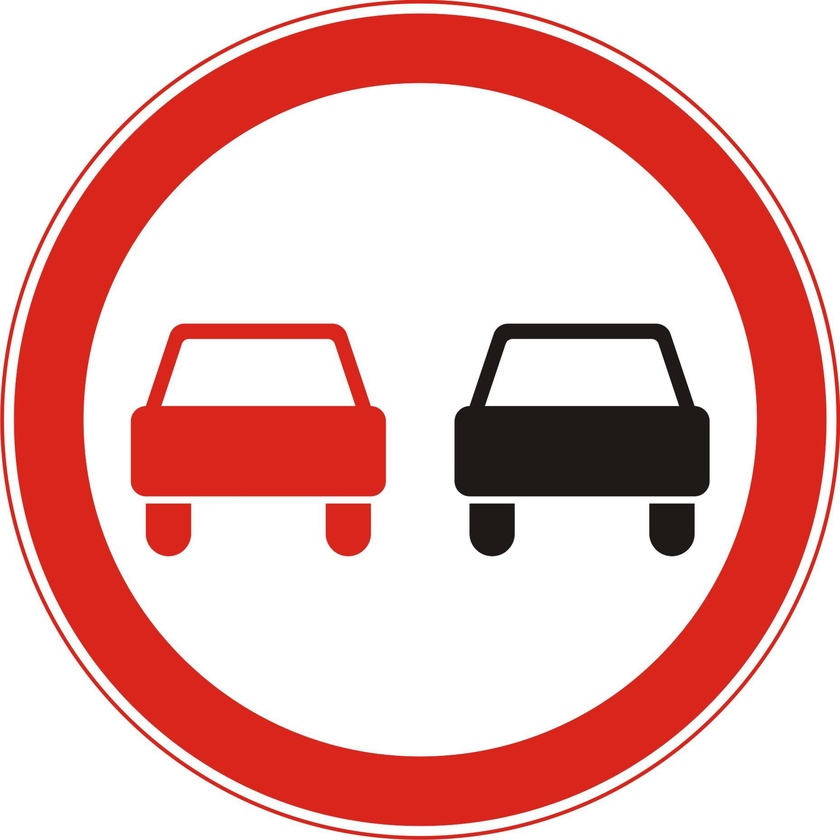
#> input picture Getting Started with Images/img/1.0.jpg, 840 x 840 px, shrunk from 1854 x 1854 before the run
$ python Matplotlib.py
#> lines starting #> are read from the running program, lines starting #| are printed output that depends on the picture
import numpy as np
import cv2
from matplotlib import pyplot as plt

img = cv2.imread('img/1.0.jpg',0)
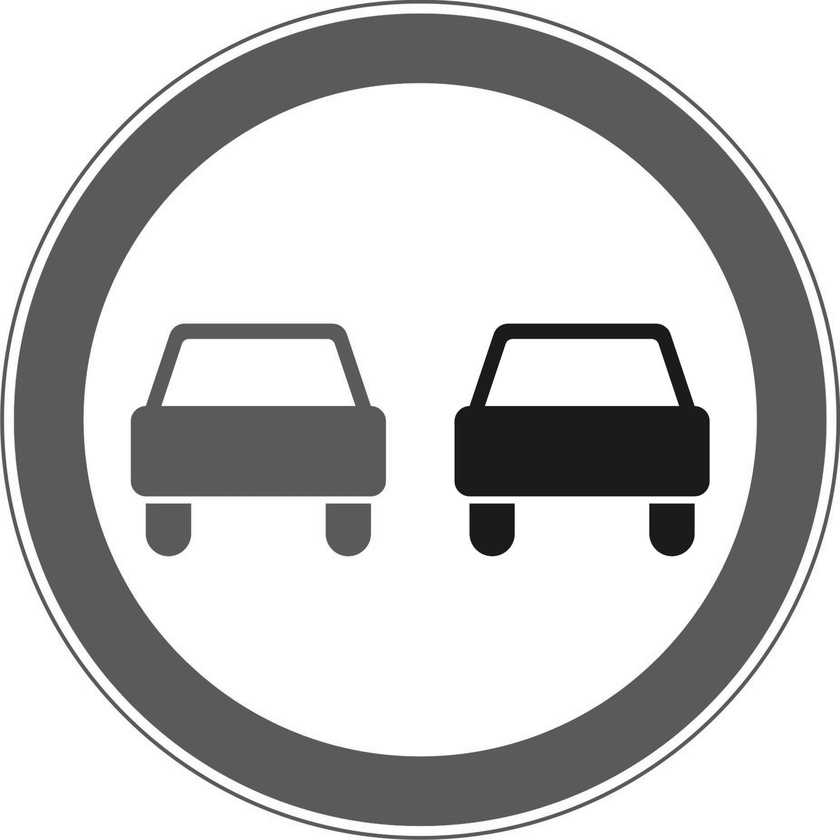
#> img: shape (840, 840); min 1, max 255, mean 196.6
plt.imshow(img, cmap = 'gray', interpolation = 'bicubic')
plt.xticks([]), plt.yticks([])  # to hide tick values on X and Y axis
plt.show()

$ run again, with Getting Started with Images/img/1.1.jpg copied over Getting Started with Images/img/1.0.jpg
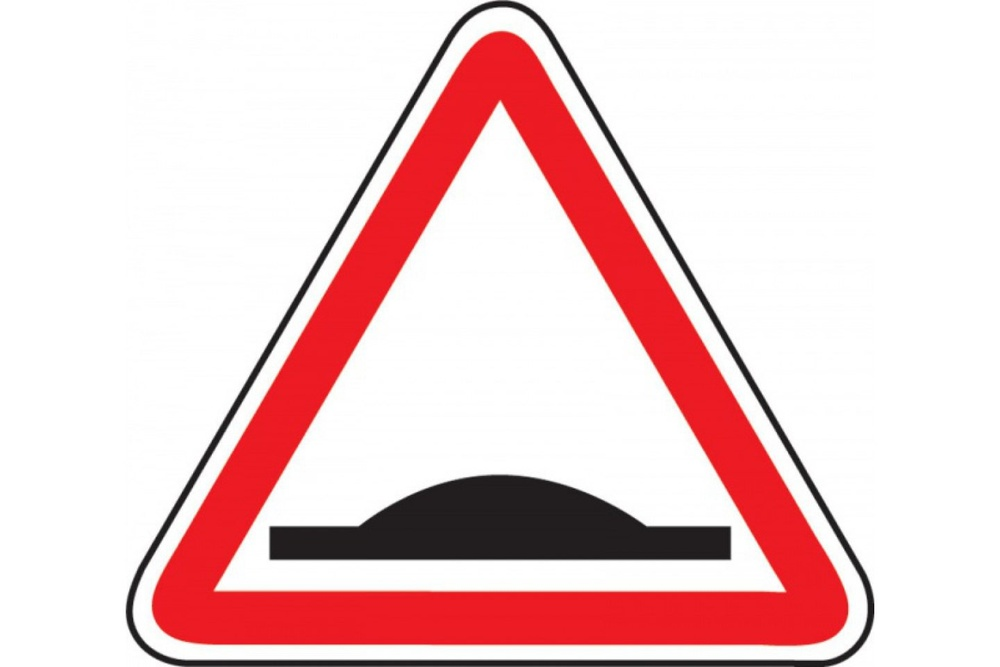
#> input picture Getting Started with Images/img/1.1.jpg, 1000 x 667 px, shrunk from 1440 x 960 before the run
#> `img = cv2.imread('img/1.0.jpg',0)`:
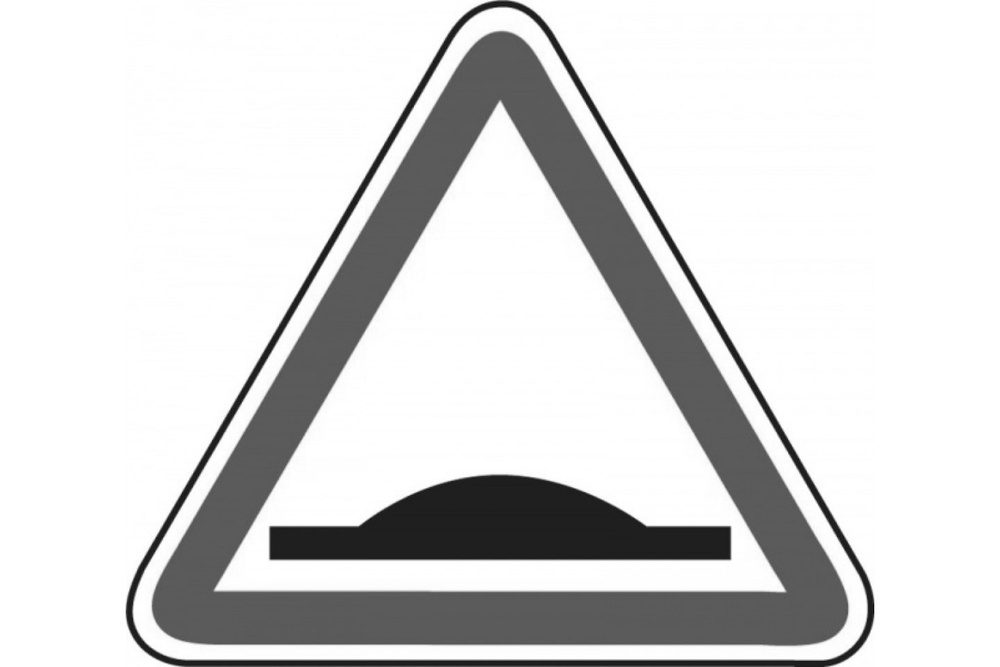
#> img: shape (667, 1000); min 10, max 255, mean 215.4

$ run again, with Getting Started with Images/img/1.2.jpg copied over Getting Started with Images/img/1.0.jpg
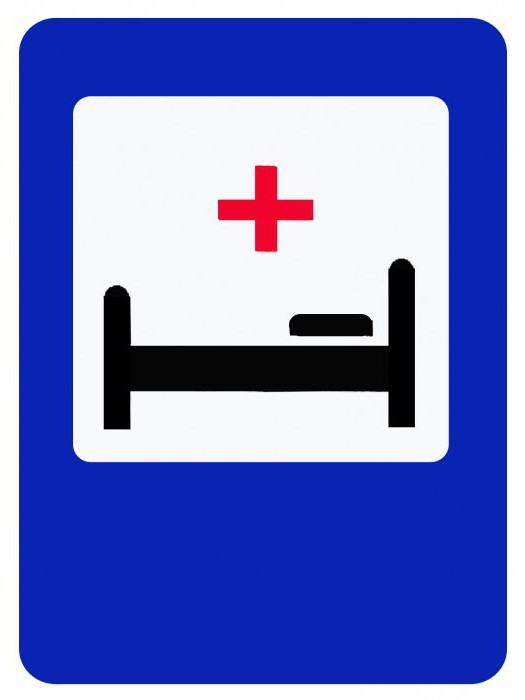
#> input picture Getting Started with Images/img/1.2.jpg, 525 x 700 px
#> `img = cv2.imread('img/1.0.jpg',0)`:
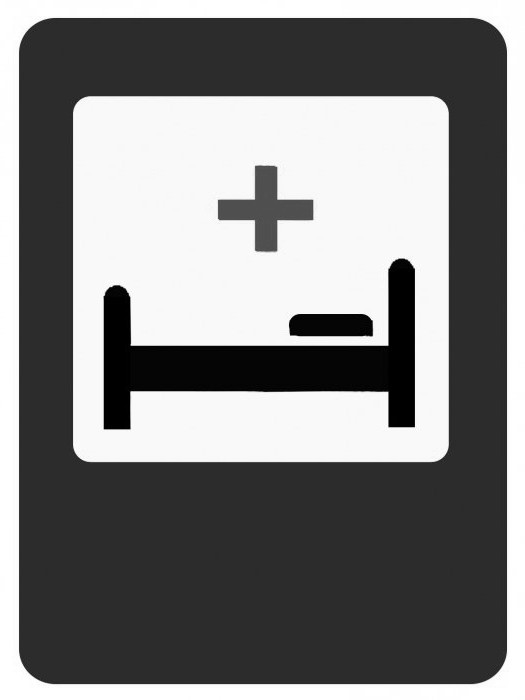
#> img: shape (700, 525); min 0, max 255, mean 129.2

$ run again, with Getting Started with Images/img/1.3.jpg copied over Getting Started with Images/img/1.0.jpg
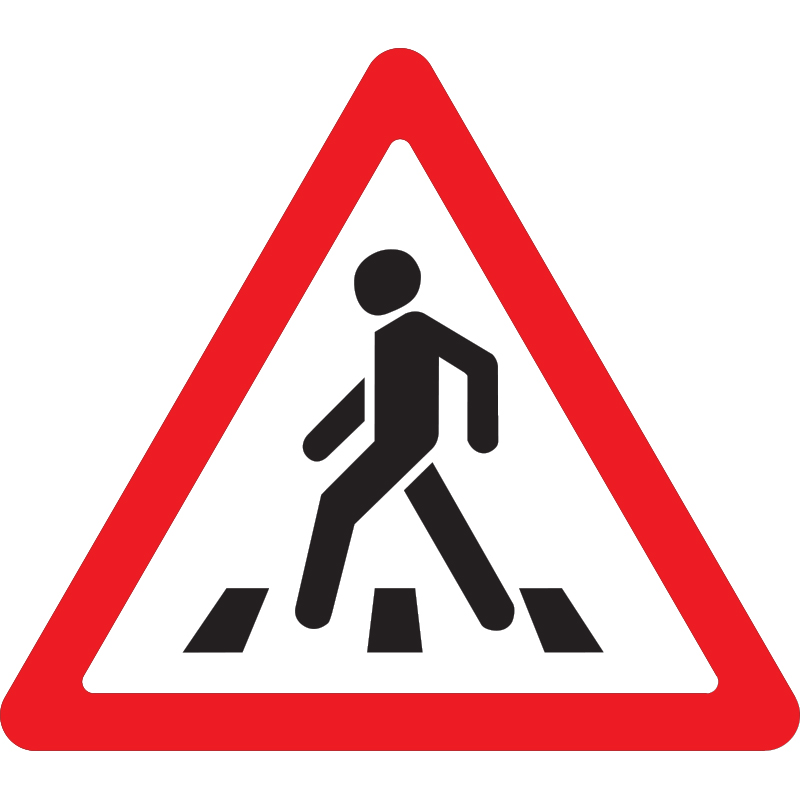
#> input picture Getting Started with Images/img/1.3.jpg, 800 x 800 px
#> `img = cv2.imread('img/1.0.jpg',0)`:
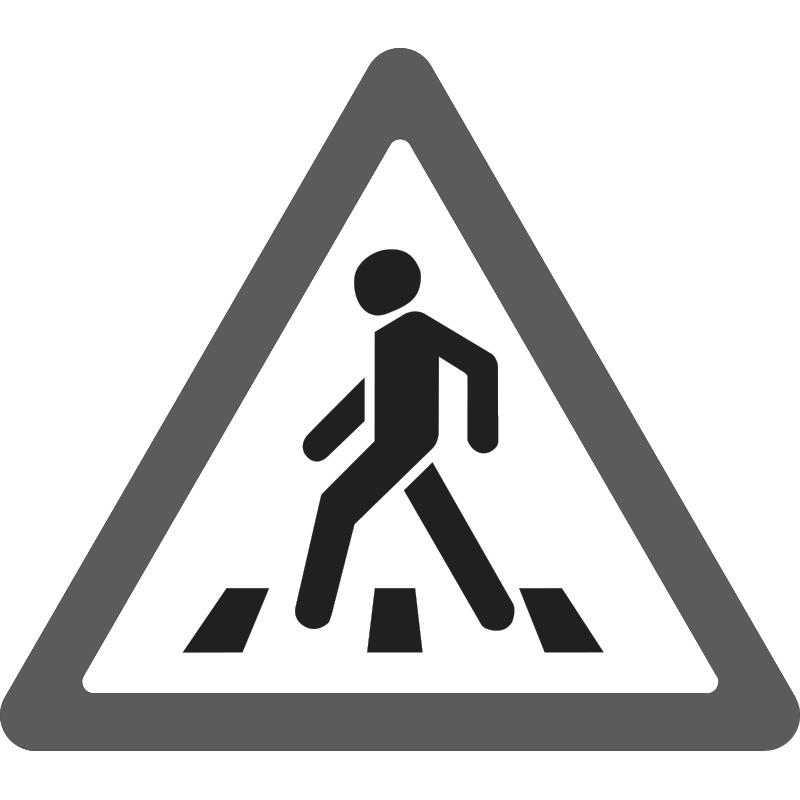
#> img: shape (800, 800); min 30, max 255, mean 207.1
